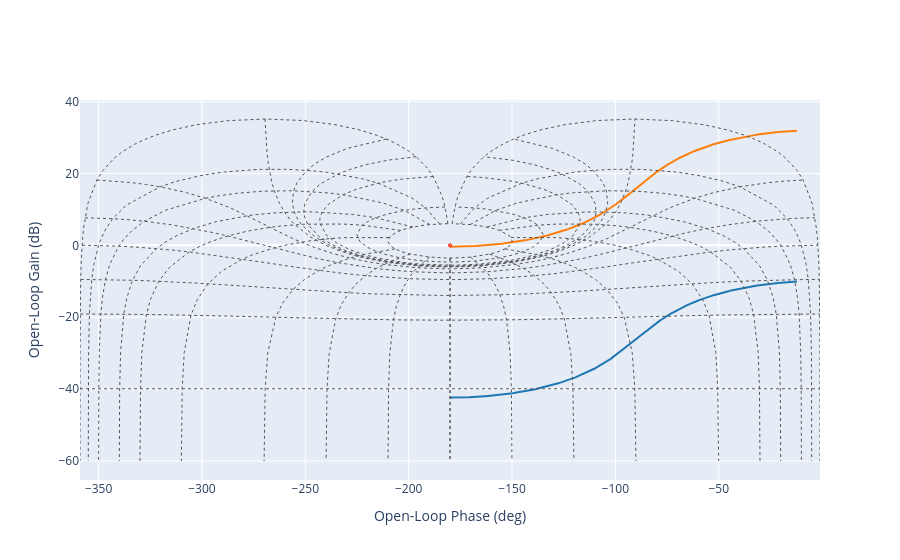

This figure's notebook cell:
### Code cell
offset = 1/(10**(42/20)) #+1 for non-oscillating graph
print(offset)
nichols([Mt_z_rpm,Mt_z_rpm/offset])
